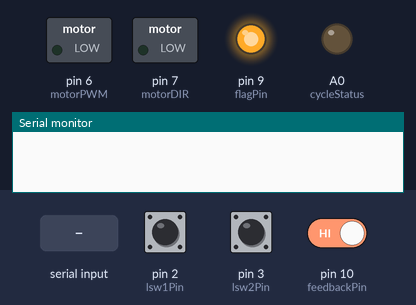
Bench run of a sketch on a simulated Arduino Uno, built with avr-gcc and run on an emulated ATmega328P. Shown: switched loads named in the sketch (green lamp = pin HIGH), output pins drawn as LEDs (lit = HIGH), the last lines printed to the serial monitor. The test bench sets the inputs (shaded band); at power-on: pin 10 (feedbackPin) HIGH, pin 2 (lsw1Pin) HIGH, pin 3 (lsw2Pin) HIGH.

Above: at 1.2 s.
1.3 s: pin 10 (feedbackPin) driven LOW
At 1.8 s:
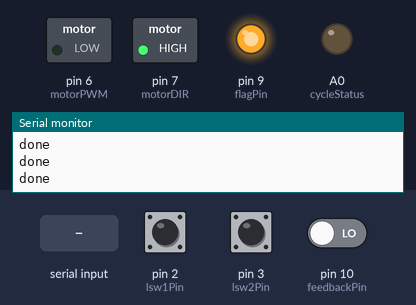
4.3 s: pin 10 (feedbackPin) driven HIGH
At 5.5 s:
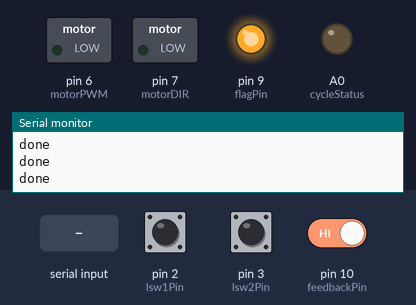
5.8 s: pin 2 (lsw1Pin) pulled LOW for 0.15 s
At 6.7 s:
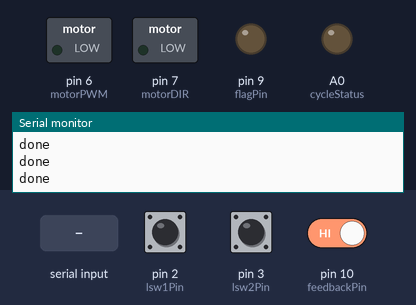
7.4 s: "start\n" received over Serial
At 8.1 s:
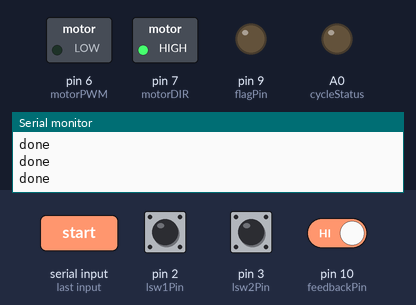
8.9 s: pin 2 (lsw1Pin) pulled LOW for 1 s
At 10.2 s:
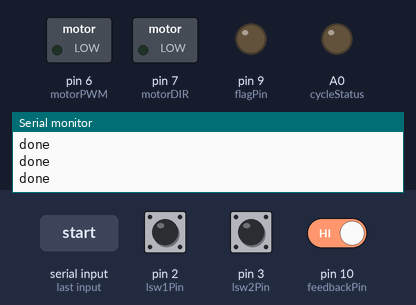
Timing chart, 0 to 11.9 s (numbered marks = the images above; inputs shaded):
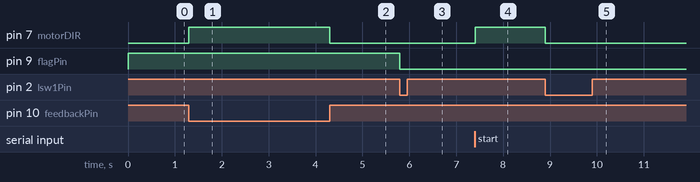

Measured:
- after the input at 1.3 s, pin 7 (motorDIR): LOW → HIGH at once
- after the input at 4.3 s, pin 7 (motorDIR): HIGH → LOW at once
- after the input at 5.8 s, pin 9 (flagPin): HIGH → LOW at once
- after the input at 7.4 s, pin 7 (motorDIR): LOW → HIGH at once
- after the input at 8.9 s, pin 7 (motorDIR): HIGH → LOW at once

The sketch:

Dhvani3_actuator_new.ino
```cpp
/*
Dhvani3 Robotic Arm firmware
Project by Budhadtiya
Firmware developer : Craftronixlab Technologies
Version : 3.0
--------------------------------------------------------------------------------------------------
Debug message sequence for one movement cycle:
Started
SW1
SW2
SW1
Stopped
done (use it as an ACK signal to chk status of the arm)

Uncomment debug msg lines for debugging otherwise it will only send done msg to raspberry pi's
serial which can be processed in python and send start msg for next cycle.

Message format : startFxBx (x denotes the speed for forward and backward)

For e.g : If user wants to move the arm to forward at the speed of 45 and backward at the speed of 25 the command sent to the serial will be
          startF45B25
--------------------------------------------------------------------------------------------------
*/

#define lsw1Pin 2
#define lsw2Pin 3
#define motorPWM 6 // Motor external PWM
#define motorDIR 7 // Motor direction control
#define flagPin 9
#define feedbackPin 10
#define testPin A1
#define cycleStatus A0

String initCMD;
int motorCWSpeed = 0;
int motorCCWSpeed = 0;
int repetitions = 1;

void setup() {
  Serial.begin(9600);
  pinMode(lsw1Pin, INPUT);
  pinMode(lsw2Pin, INPUT);
  pinMode(testPin, INPUT);
  pinMode(feedbackPin, INPUT);
  pinMode(motorPWM, OUTPUT);
  pinMode(motorDIR, OUTPUT);
  pinMode(flagPin, OUTPUT);
  pinMode(cycleStatus, OUTPUT);
  digitalWrite(flagPin, HIGH);
  attachInterrupt(digitalPinToInterrupt(lsw1Pin), CW, FALLING);
  attachInterrupt(digitalPinToInterrupt(lsw2Pin), CCW, FALLING);
}

void loop() {
  if (Serial.available()) {
    String initCMD = Serial.readStringUntil('\n');
    if (initCMD.startsWith("start")) {
      parseCommand(initCMD);
      for (int i = 0; i < repetitions; i++) {
        runCycle();
      }
      Serial.println("done");
      digitalWrite(cycleStatus, LOW);
    }
  }
  int readPin = digitalRead(feedbackPin);
  if (readPin == LOW) {
    doHoming();
    digitalWrite(flagPin, HIGH);
  }
}

void parseCommand(String cmd) {
  int fIndex = cmd.indexOf('F');
  int bIndex = cmd.indexOf('B');
  int xIndex = cmd.indexOf('x');

  if (fIndex != -1 && bIndex != -1) {
    motorCWSpeed = cmd.substring(fIndex + 1, bIndex).toInt();
  }
  if (bIndex != -1 && xIndex != -1) {
    motorCCWSpeed = cmd.substring(bIndex + 1, xIndex).toInt();
  }
  if (xIndex != -1) {
    repetitions = cmd.substring(xIndex + 1).toInt();
  }
}

void CW() {
  static unsigned long last_interrupt1_time = 0;
  unsigned long interrupt1_time = millis();
  if (interrupt1_time - last_interrupt1_time > 100) {
    stopMotor();
    digitalWrite(flagPin, LOW);
  }
  last_interrupt1_time = interrupt1_time;
}

void CCW() {
  static unsigned long last_interrupt2_time = 0;
  unsigned long interrupt2_time = millis();
  if (interrupt2_time - last_interrupt2_time > 100) {
    analogWrite(motorPWM, motorCCWSpeed);
    digitalWrite(motorDIR, LOW);
  }
  last_interrupt2_time = interrupt2_time;
}

void runCycle() {
  // Move Forward (CW)
  analogWrite(motorPWM, motorCWSpeed);
  digitalWrite(motorDIR, HIGH);
  while (digitalRead(lsw1Pin) == HIGH); // Wait until SW1 is triggered
  stopMotor();
  delay(25);

  // Move Backward (CCW)
  analogWrite(motorPWM, motorCCWSpeed);
  digitalWrite(motorDIR, LOW);
  while (digitalRead(lsw2Pin) == HIGH); // Wait until SW2 is triggered
  stopMotor();
  delay(50);
}

void stopMotor() {
  digitalWrite(motorPWM, LOW);
  digitalWrite(motorDIR, LOW);
}

void doHoming() {
  analogWrite(motorPWM, motorCWSpeed);
  digitalWrite(motorDIR, HIGH);
  delay(100);
  stopMotor();
  Serial.println("done");
  digitalWrite(cycleStatus, LOW);
}
```
